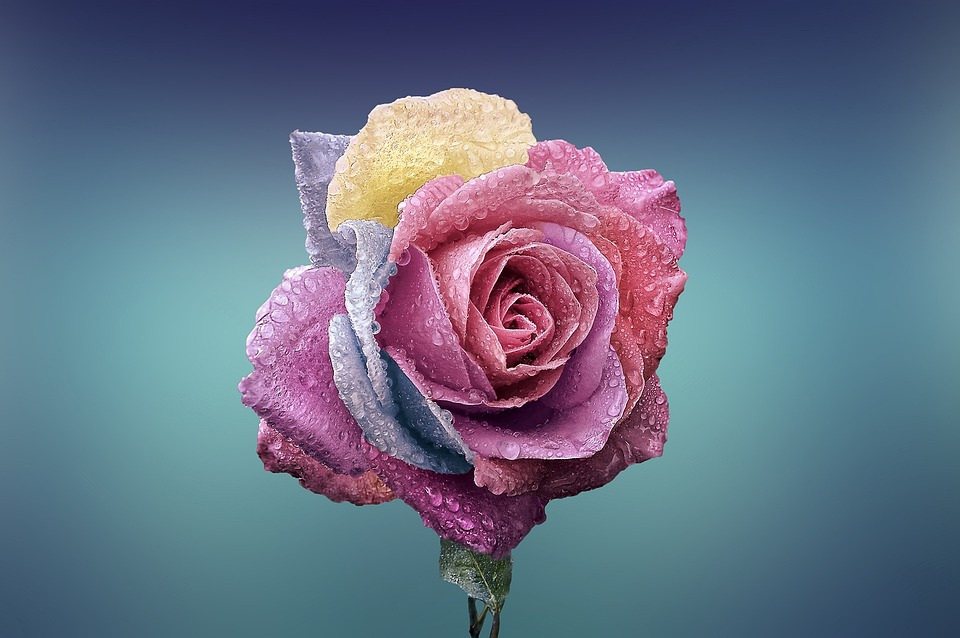
#> input picture Extract _channels/image.jpg, 960 x 638 px, found by its file name
$ python example2.py
#> lines starting #> are read from the running program, lines starting #| are printed output that depends on the picture
import cv2
import matplotlib.pyplot as plt
import numpy as np


#This can give you insights into the color distribution in the image and can be useful for tasks such as color-based image segmentation or color correction.
image = cv2.imread('image.jpg')
#> image is the input picture: shape (638, 960, 3); mean B, G, R 132.8, 112.1, 101

# Split the image into its three color channels
b, g, r = cv2.split(image)
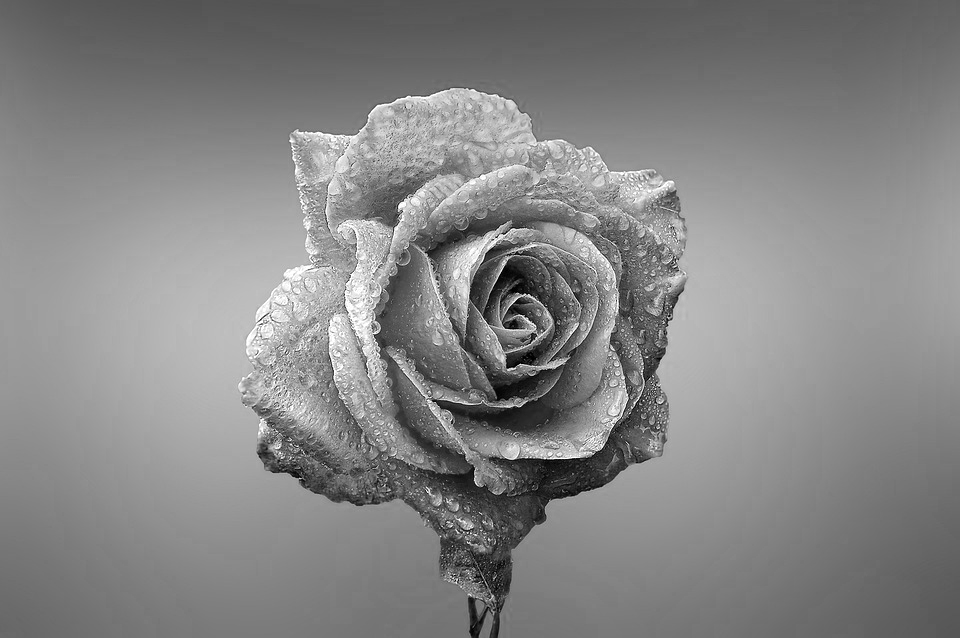
#> b: shape (638, 960); min 0, max 255, mean 132.8
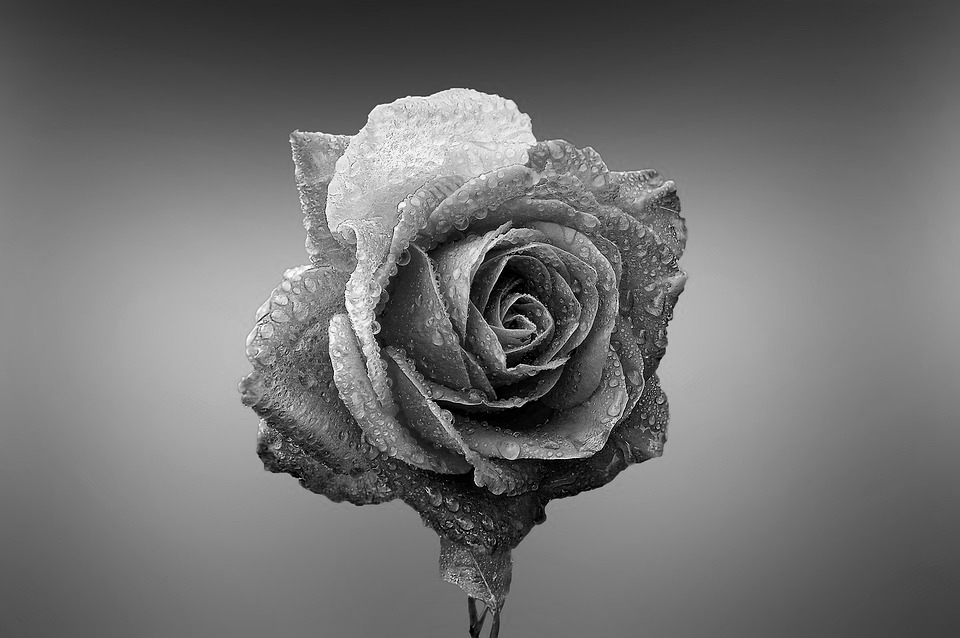
#> g: shape (638, 960); min 0, max 255, mean 112.1
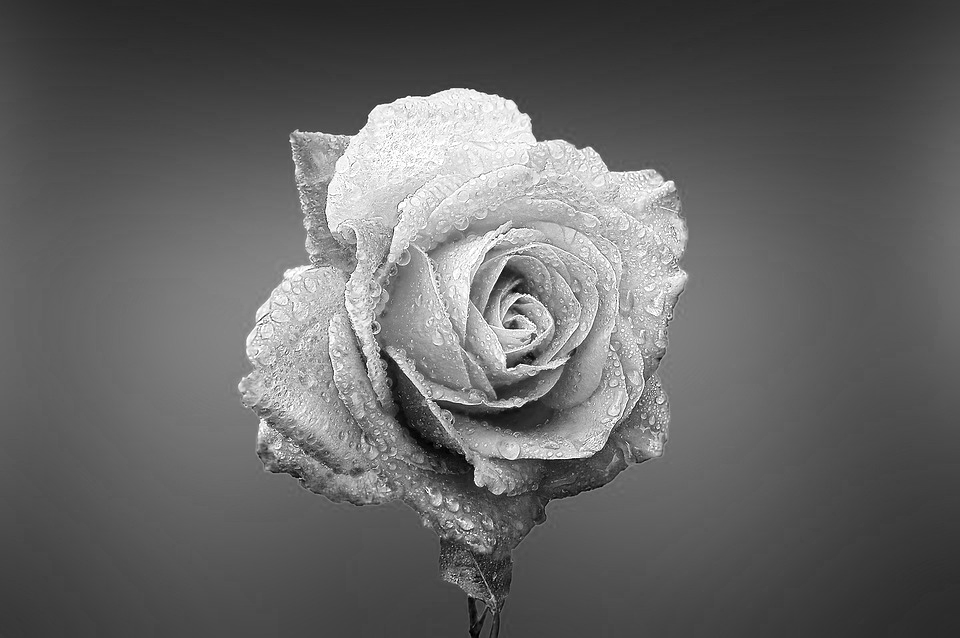
#> r: shape (638, 960); min 0, max 255, mean 101

# Set the histogram parameters
hist_size = 256
hist_range = (0, 256)

# Compute the histograms for each color channel
# # The first argument is the input array (in this case, the b, g, and r arrays), the second argument specifies which channel to compute the histogram for (0 for grayscale images or single-channel images), the third argument is a mask (which we don't use here), the fourth argument is the number of bins (which we set to hist_size), and the fifth argument is the range of values to consider (which we set to hist_range).
b_hist = cv2.calcHist([b], [0], None, [hist_size], hist_range)
#> b_hist = 256 values, max 8029 at index 155, min 24 at index 2, mean 2392.5
g_hist = cv2.calcHist([g], [0], None, [hist_size], hist_range)
#> g_hist = 256 values, max 6558 at index 137, min 26 at index 255, mean 2392.5
r_hist = cv2.calcHist([r], [0], None, [hist_size], hist_range)
#> r_hist = 256 values, max 8955 at index 89, min 6 at index 1, mean 2392.5

# These lines normalize the histograms so that the area under the curve =1.
cv2.normalize(b_hist, b_hist, alpha=0, beta=1, norm_type=cv2.NORM_MINMAX)
cv2.normalize(g_hist, g_hist, alpha=0, beta=1, norm_type=cv2.NORM_MINMAX)
cv2.normalize(r_hist, r_hist, alpha=0, beta=1, norm_type=cv2.NORM_MINMAX)


# Create a plot with three subplots, one for each color channel
fig, (ax1, ax2, ax3) = plt.subplots(1, 3, figsize=(15, 5))

# Plot the histograms for each color channel
ax1.plot(b_hist, color='blue')
ax1.set_title('Blue Channel')
ax2.plot(g_hist, color='green')
ax2.set_title('Green Channel')
ax3.plot(r_hist, color='red')
ax3.set_title('Red Channel')

# Add labels to the x and y axes
for ax in (ax1, ax2, ax3):
    ax.set_xlabel('Intensity level')
    ax.set_ylabel('Normalized Frequency')

# Add a title to the plot
plt.suptitle('Histograms of RGB Channels')

# Display the plot
plt.show()
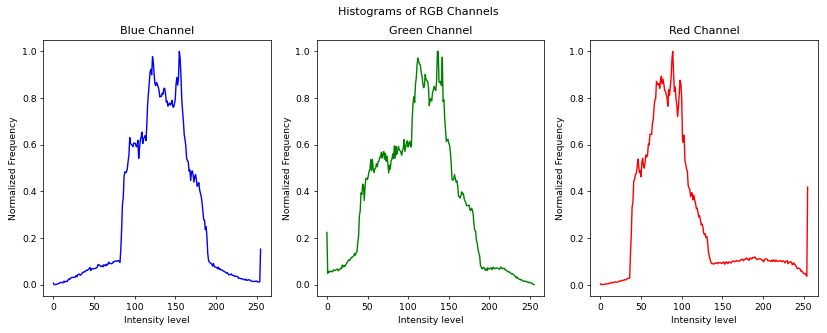
#> figure drawn by matplotlib, 3 panels; panel 1: curve peaks at x = 155, y = 1; panel 2: curve peaks at x = 137, y = 1; panel 3: curve peaks at x = 89, y = 1

$ run again, with Extract _channels/forest.jpeg copied over Extract _channels/image.jpg
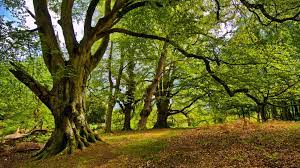
#> input picture Extract _channels/forest.jpeg, 300 x 168 px, found by its file name
#> image is the input picture: shape (168, 300, 3); mean B, G, R 41.3, 95.8, 96.6
#> `b, g, r = cv2.split(image)`:
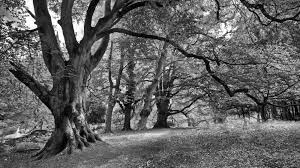
#> r: shape (168, 300); min 0, max 255, mean 96.6
#> b_hist = 256 values, max 8224 at index 0, min 8 at index 236, mean 196.9
#> g_hist = 256 values, max 443 at index 82, min 15 at index 234, mean 196.9
#> r_hist = 256 values, max 469 at index 89, min 8 at index 229, mean 196.9
#> `plt.show()`:
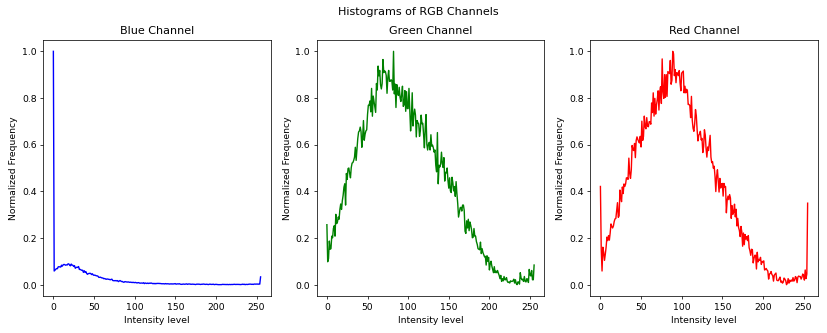
#> figure drawn by matplotlib, 3 panels; panel 1: curve peaks at x = 0, y = 1; panel 2: curve peaks at x = 82, y = 1; panel 3: curve peaks at x = 89, y = 1
